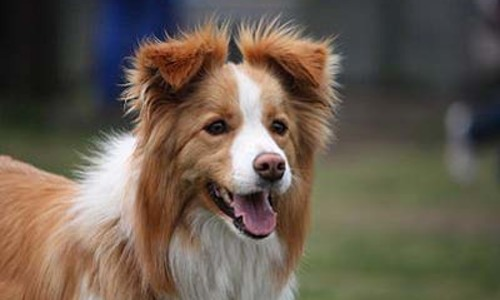
%> input picture 1.jpg, 500 x 300 px
$ octave kadai2.m   (GNU Octave 9; MATLAB toolbox functions it lacks are replaced by stand-ins)
%> lines starting %> are read from the running program, lines starting %| are printed output that depends on the picture; in (x1, y1, x2, y2) boxes, pixels count from 0 and x2, y2 are one past the last pixel; in counts of white or black regions, pixels touching at a corner belong together; the program's own positions count from 1
% 課題２　階調数と疑似輪郭
% ２階調，４階調，８階調の画像を生成せよ．
% 下記はサンプルプログラムである．
% 課題作成にあたっては「Lenna」以外の画像を用いよ．

clear; % 変数のオールクリア

ORG=imread('1.jpg'); % 原画像の入力
%> ORG is the input picture: size 300x500x3 uint8; mean R, G, B 104.8, 92.8, 79.8
ORG = rgb2gray(ORG); colormap(gray); colorbar;
imagesc(ORG); axis image; % 画像の表示
pause; % 一時停止

% ２階調画像の生成
IMG = ORG>128;
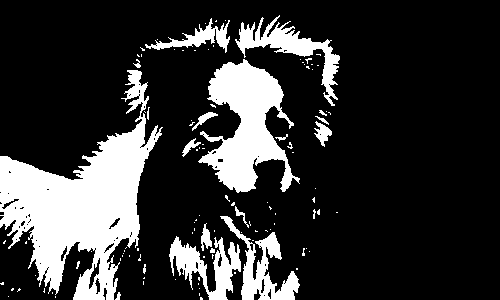
%> IMG: size 300x500 logical; 20.3% white; 110 white regions (91 under 20 px), largest, box (x1, y1, x2, y2) and area: (0, 70, 163, 300) 15228, (198, 59, 300, 193) 6704, (235, 15, 340, 106) 2245
imagesc(IMG); colormap(gray); colorbar;  axis image;
pause;

% ４階調画像の生成
IMG0 = ORG>64;
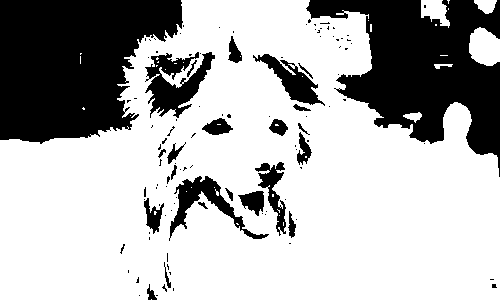
%> IMG0: size 300x500 logical; 69.9% white; 112 black regions (88 under 20 px), largest, box (x1, y1, x2, y2) and area: (0, 0, 183, 144) 19518, (306, 0, 500, 177) 16953, (145, 52, 215, 118) 2274
IMG1 = ORG>128;
IMG2 = ORG>192;
%> IMG2: size 300x500 logical; 4.5% white; 27 white regions (25 under 20 px), largest, box (x1, y1, x2, y2) and area: (62, 135, 140, 229) 3805, (228, 64, 291, 183) 2891
IMG = IMG0 + IMG1 + IMG2;
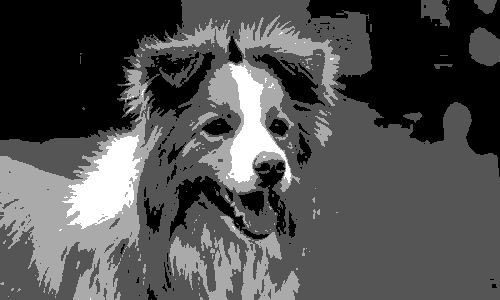
%> IMG: size 300x500 double; min 0, max 3, mean 0.947; drawn with min black and max white
imagesc(IMG); colormap(gray); colorbar;  axis image;
pause;

% ８階調については，各自検討してください．
IMGa = ORG>32;
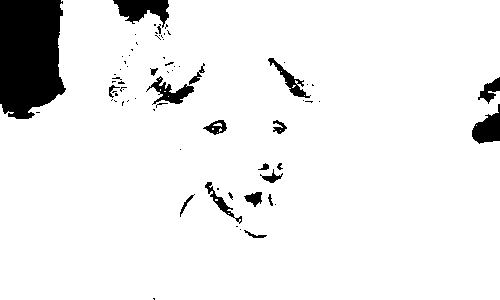
%> IMGa: size 300x500 logical; 92.8% white; 72 black regions (52 under 20 px), largest, box (x1, y1, x2, y2) and area: (0, 0, 66, 119) 6618, (113, 0, 169, 28) 897, (472, 104, 500, 144) 655
IMGb = ORG>64;
IMGc = ORG>96;
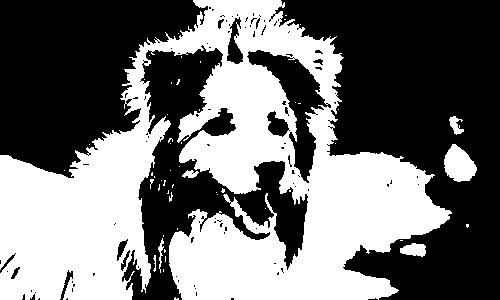
%> IMGc: size 300x500 logical; 44.3% white; 53 white regions (45 under 20 px), largest, box (x1, y1, x2, y2) and area: (0, 0, 452, 300) 64807, (444, 144, 477, 182) 851, (400, 243, 426, 257) 265
IMGd = ORG>128;
IMGe = ORG>160;
%> IMGe: size 300x500 logical; 9.3% white; 92 white regions (73 under 20 px), largest, box (x1, y1, x2, y2) and area: (0, 130, 145, 263) 7417, (210, 61, 292, 189) 4544, (267, 28, 326, 53) 497
IMGf = ORG>192;
IMGg = ORG>224;
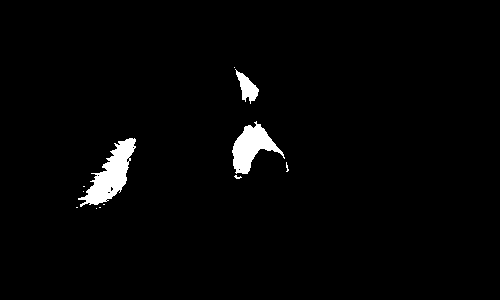
%> IMGg: size 300x500 logical; 2.2% white; 12 white regions (9 under 20 px), largest, box (x1, y1, x2, y2) and area: (78, 138, 136, 207) 1643, (232, 121, 285, 174) 1270, (235, 69, 259, 104) 373
IMGh = ORG>255;
%> IMGh: size 300x500 logical; every value is 0
IMG = IMGa + IMGb + IMGc + IMGd + IMGe + IMGf + IMGg + IMGh;
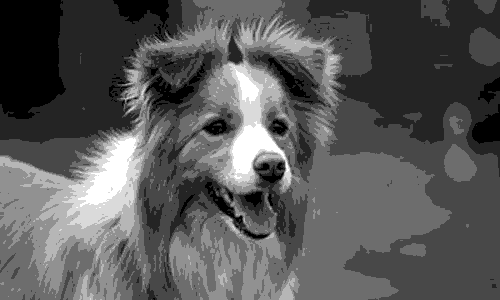
%> IMG: size 300x500 double; min 0, max 7, mean 2.43; drawn with min black and max white
imagesc(IMG); colormap(gray); colorbar;  axis image;
